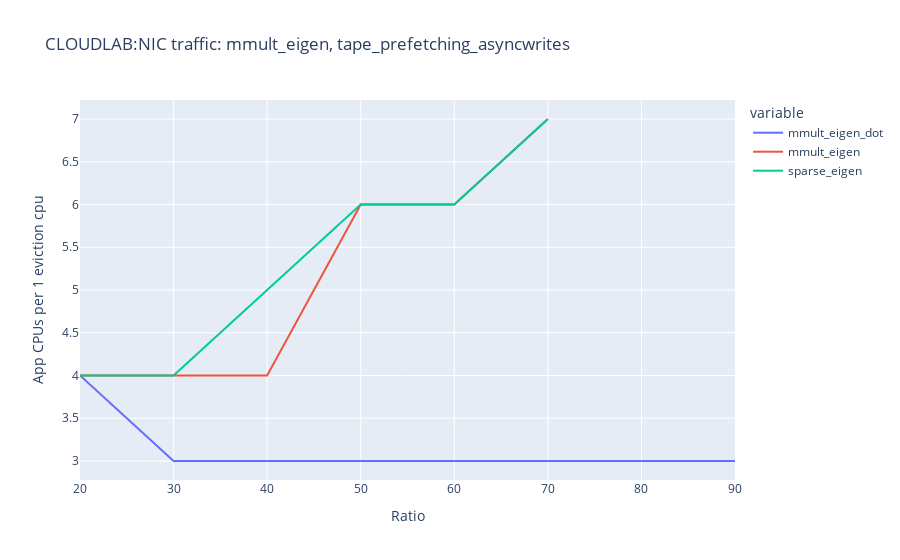

The code cell stored with this chart in its notebook:
### Code cell
app2ev = pd.read_csv("../25g.tsv",sep="\t")

fig = px.line(app2ev, 
                x='RATIO', 
              y=[ 'mmult_eigen_dot',  'mmult_eigen','sparse_eigen'],
                      title= "NIC traffic: mmult_eigen, %s" % exp
                    )

fig.update_layout(
    xaxis_title="Ratio",
    yaxis_title="App CPUs per 1 eviction cpu",
)
plot(fig)

### Figure 1 — Plotly figure (JSON) as saved in the notebook; plotly's stock layout.template omitted (floating-point values rounded to 4 significant figures)
{"data": [{"hovertemplate": "variable=mmult_eigen_dot<br>RATIO=%{x}<br>value=%{y}<extra></extra>", "legendgroup": "mmult_eigen_dot", "line": {"color": "#636efa", "dash": "solid"}, "marker": {"symbol": "circle"}, "mode": "lines", "name": "mmult_eigen_dot", "orientation": "v", "showlegend": true, "type": "scatter", "x": [90, 80, 70, 60, 50, 40, 30, 20], "xaxis": "x", "y": [3, 3, 3, 3, 3, 3, 3, 4], "yaxis": "y"}, {"hovertemplate": "variable=mmult_eigen<br>RATIO=%{x}<br>value=%{y}<extra></extra>", "legendgroup": "mmult_eigen", "line": {"color": "#EF553B", "dash": "solid"}, "marker": {"symbol": "circle"}, "mode": "lines", "name": "mmult_eigen", "orientation": "v", "showlegend": true, "type": "scatter", "x": [90, 80, 70, 60, 50, 40, 30, 20], "xaxis": "x", "y": [null, null, 7, 6, 6, 4, 4, 4], "yaxis": "y"}, {"hovertemplate": "variable=sparse_eigen<br>RATIO=%{x}<br>value=%{y}<extra></extra>", "legendgroup": "sparse_eigen", "line": {"color": "#00cc96", "dash": "solid"}, "marker": {"symbol": "circle"}, "mode": "lines", "name": "sparse_eigen", "orientation": "v", "showlegend": true, "type": "scatter", "x": [90, 80, 70, 60, 50, 40, 30, 20], "xaxis": "x", "y": [null, null, 7, 6, 6, 5, 4, 4], "yaxis": "y"}], "layout": {"legend": {"title": {"text": "variable"}, "tracegroupgap": 0}, "title": {"text": "CLOUDLAB:NIC traffic: mmult_eigen, tape_prefetching_asyncwrites"}, "xaxis": {"anchor": "y", "domain": [0, 1], "title": {"text": "Ratio"}}, "yaxis": {"anchor": "x", "domain": [0, 1], "title": {"text": "App CPUs per 1 eviction cpu"}}}}
